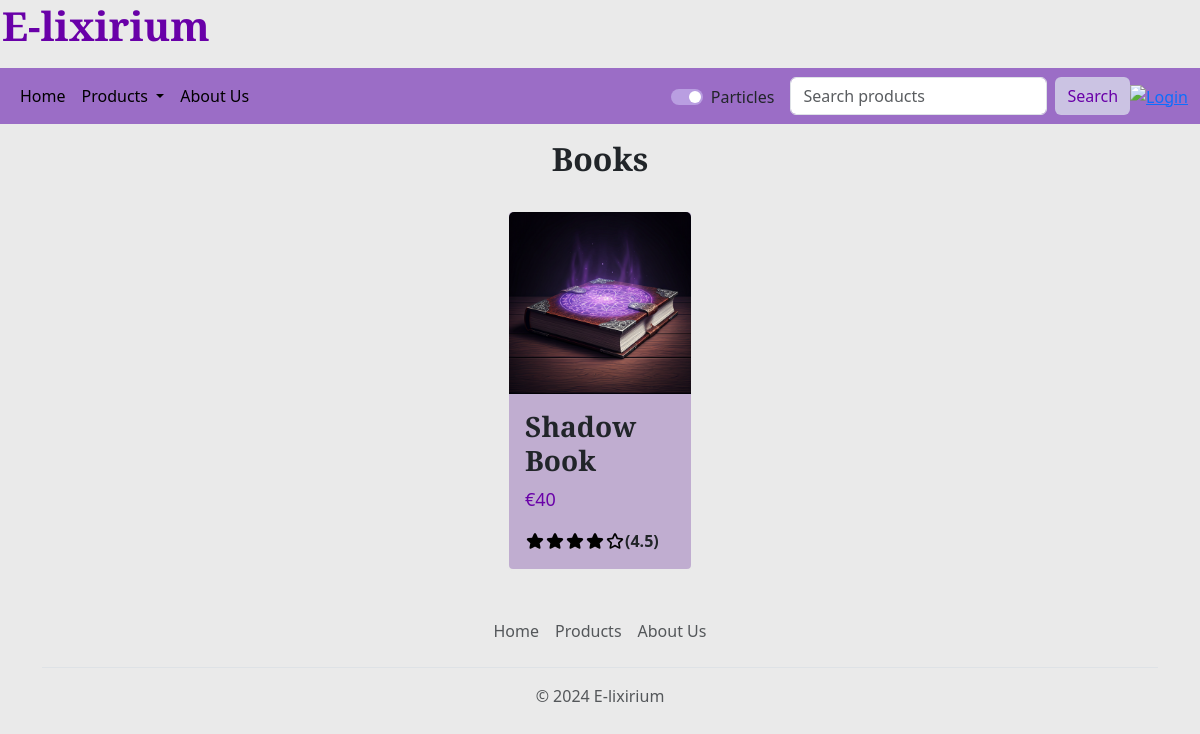
The page /?page=products&category=Books on the database its author committed.
### tables this page shows
create table PRODUCT (
     name char(30) not null,
     id_product int not null auto_increment,
     description varchar(300) not null,
     image_name char(50) not null,
     price float not null,
     amount_left int not null,
     duration varchar(30) not null,
     stars float not null,
     constraint ID_PRODUCT_ID primary key (id_product));

### src/index.php (called while the page is built, shortened)
<?php
require_once 'bootstrap.php';
$templateParams["title"] = "E-lixirium - Home";
$templateParams["js"] = array("global.js");
$templateParams["categories"] = $dbh->getCategories();
switch ($_GET["page"]) {
    case "products":
        foreach ($dbh->getCategories() as $category) {
            $categories[] = $category["name"];
        }
        $templateParams["title"] = "E-lixirium - Products";
        if (isset($_GET["category"]) && in_array($_GET["category"], $categories)) {
            $templateParams["header"] = $_GET["category"];
            $templateParams["products"] = $dbh->getProductsOfCategory($_GET["category"]);
        } else {
            $templateParams["header"] = "All products";
            $templateParams["products"] = $dbh->getProducts();
        }
        $templateParams["content"] = "product-list.php";
        break;
}
require 'template/base.php';
?>

### src/utils/functions.php (called while the page is built, shortened)
<?php
function isUserLoggedIn()
{
    return isset($_SESSION["logged"]) && isset($_SESSION["admin"]) && $_SESSION["logged"] && !$_SESSION["admin"];
}
function isAdminLoggedIn()
{
    return isset($_SESSION["logged"]) && isset($_SESSION["admin"]) && $_SESSION["logged"] && $_SESSION["admin"];
}
?>

### src/db/database.php (called while the page is built, shortened)
<?php
class DatabaseHelper
{
    private $db;
    public function __construct($servername, $username, $password, $dbname, $port)
    {
        $this->db = new mysqli($servername, $username, $password, $dbname, $port);
    }
    public function getProductsOfCategory($category, $n = -1)
    {
        $query = "SELECT product.* FROM product, `is` WHERE product.id_product = is.id_product AND is.name = ? ORDER BY RAND()";
        $stmt = $this->db->prepare($query);
        if ($n > 0) {
            $stmt->bind_param('si', $category, $n);
        } else {
            $stmt->bind_param('s', $category);
        }
        $stmt->execute();
        $result = $stmt->get_result();
        return $result->fetch_all(MYSQLI_ASSOC);
    }
    public function getCategories($n = -1)
    {
        $query = "SELECT * FROM category ORDER BY RAND()";
        $stmt = $this->db->prepare($query);
        $stmt->execute();
        $result = $stmt->get_result();
        return $result->fetch_all(MYSQLI_ASSOC);
    }
}
?>

### src/bootstrap.php (called while the page is built, shortened)
<?php
require_once("utils/functions.php");
require_once("db/database.php");
$dbh = new DatabaseHelper("localhost", "root", "", "e-lixirium", 3306);
?>

### src/template/base.php (the view, shortened to what this page needs)
<!DOCTYPE html>
<html lang="it">
<head>
    <link href="https://cdn.jsdelivr.net/npm/bootstrap@5.3.3/dist/css/bootstrap.min.css" rel="stylesheet"
 />
    <link rel="stylesheet" type="text/css" href="./css/style.css" />
</head>
<body class="bg-platinum">
    <header class="magic-card d-inline-block">
        <a href="./?page=home" class="text-decoration-none">
            <h1 class="mb-0 text-purple">E-lixirium</h1>
            <div class="magic-particles"></div>
        </a>
    </header>
    <nav class="navbar navbar-expand-md bg-purple my-3">
        <div class="container-fluid">
            <div class="collapse navbar-collapse" id="navbarSupportedContent">
                <ul class="navbar-nav me-auto mb-2 mb-lg-0">
                    <li class="nav-item">
                        <a class="nav-link" href="./?page=home">Home</a>
                    </li>
                    <li class="nav-item dropdown">
                        <a class="nav-link dropdown-toggle" href="#" role="button" data-bs-toggle="dropdown"
                            aria-expanded="false">
                            Products
                        </a>
                    </li>
                    <li class="nav-item">
                        <a class="nav-link" href="./?page=about">About Us</a>
                    </li>
                </ul>
            </div>
            <div class="d-flex">
                <div class="form-check form-switch m-0 me-3 pt-2">
                    <input class="form-check-input border-0" type="checkbox" role="switch" id="particlesSwitch"
                        checked />
                    <label class="form-check-label" for="particlesSwitch">Particles</label>
                </div>
                <form class="d-flex" role="search" method="GET" action="search.php">
                    <input class="form-control me-2" type="search" placeholder="Search products" aria-label="Search"
                        name="value" id="search" />
                    <button class="btn bg-light-purple border-0 text-purple" type="submit">Search</button>
                </form>
            </div>
            <div class="nav-link d-none d-md-flex">
                <?php if (isUserLoggedIn()): ?>
                    <a href="./?page=cart"><img src="<?php echo UPLOAD_DIR ?>cart-speed.svg" alt="Shopping Cart" /></a>
                    <a href="./?page=orders"><img src="<?php echo UPLOAD_DIR ?>box-check.svg" alt="Orders" /></a>
                    <?php if ($dbh->checkNotifications()): ?>
                        <a href="./?page=notifications">
                            <img src="<?php echo UPLOAD_DIR ?>bell-active.svg" alt="Active bell" />
                        </a>
                    <?php else: ?>
                        <a href="./?page=notifications">
                            <img src="<?php echo UPLOAD_DIR ?>bell-inactive.svg" alt="Inactive bell" />
                        </a>
                    <?php endif; ?>
                    <a href="./?page=account"><img src="<?php echo UPLOAD_DIR ?>user.svg" alt="Account" /></a>
                    <a href="./?page=logout"><img src="<?php echo UPLOAD_DIR ?>sign-out.svg" alt="Logout" /></a>
                <?php else: ?>
                    <a href="./?page=login"><img src="<?php echo UPLOAD_DIR ?>sign-in.svg" alt="Login" /></a>
                <?php endif; ?>
            </div>
        </div>
    </nav>
    <main>
        <?php
        if (isset($templateParams["content"])) {
            require($templateParams["content"]);
        }
        ?>
    </main>
    <div class="container">
        <footer class="py-3 my-4">
            <ul class="nav justify-content-center border-bottom pb-3 mb-3">
                <li class="nav-item">
                    <a href="./?page=home" class="nav-link px-2 text-body-secondary">Home</a>
                </li>
                <li class="nav-item">
                    <a href="./?page=products" class="nav-link px-2 text-body-secondary">Products</a>
                </li>
                <li class="nav-item">
                    <a href="./?page=about" class="nav-link px-2 text-body-secondary">About Us</a>
                </li>
            </ul>
            <p class="text-center text-body-secondary">© 2024 E-lixirium</p>
        </footer>
    </div>
</body>
</html>

### src/template/product-list.php (shortened to what this page needs)
<?php if (isset($templateParams["header"])): ?>
    <h2 class="text-center"><?php echo $templateParams["header"]; ?></h2>
<?php endif; ?>
<div class="container-sm">
    <div
        class="row m-0 row-cols-2 row-cols-sm-3 row-cols-md-4 row-cols-lg-5 row-cols-xl-6 row-cols-xxl-7 justify-content-center">
        <?php foreach ($templateParams["products"] as $product): ?>
            <article class="card card-hover magic-card col p-0 g-4 bg-purple-gray">
                <img src="<?php echo UPLOAD_DIR . $product["image_name"]; ?>" class="card-img-top"
                    alt="<?php echo $product["image_name"]; ?>" />
                <div class="card-body">
                    <h3 class="card-title"><?php echo $product["name"]; ?></h3>
                    <p class="card-text text-purple">€<?php echo $product["price"] ?></p>
                    <div class="d-flex">
                        <?php
                        $stars = $product["stars"];
                        for ($i = 1; $i <= 5; $i++) {
                            if ($i <= $stars) {
                                echo "<img src='" . UPLOAD_DIR . "star-full.svg' alt='Filled star' />";
                            } else {
                                echo "<img src='" . UPLOAD_DIR . "star-empty.svg' alt='Empty star' />";
                            }
                        }
                        ?>
                        <p class="m-0 fw-semibold">(<?php echo $stars; ?>)</p>
                    </div>
                </div>
                <div class="magic-particles"></div>
            </article>
        <?php endforeach; ?>
    </div>
</div>

### src/css/style.css (style rules this page uses)
nav img { width: 40px; height: auto; }
article div img, section.col header img, div.container section.row img, div.container-fluid section div div div.card div.card-body div img { width: 20px; height: auto; }
h1, h2, h3 { font-family: 'Cinzel', 'Times New Roman', serif; font-weight: bold; }
.magic-card { position: relative; overflow: visible; border: 2px solid rgb(234, 234, 234); }
.magic-particles { position: absolute; top: 0; left: 0; width: 100%; height: 100%; pointer-events: none; }
input[type="checkbox"][role="switch"]:before, input[type="checkbox"][role="switch"]:focus { box-shadow: none !important; }
input[type="checkbox"][role="switch"]:checked { background-color: rgb(185, 158, 225); }
input[type="checkbox"][role="switch"] { background-color: rgb(203, 195, 227); }
.bg-purple { background-color: rgba(155, 109, 198, 1) !important; }
.bg-platinum { background-color: rgb(234, 234, 234) !important; }
.bg-light-purple { background-color: rgba(203, 195, 227, 1) !important; }
.bg-purple-gray { background-color: rgb(192, 173, 208) !important; }
.text-purple { color: rgb(105, 0, 168) !important; }
.nav-link { color: black; }
.card-text { font-size: large; font-weight: 500; }
.card-hover { transition: transform 0.3s ease; }

### rows shown on the page
product: image_name (picture), name "Shadow Book", price "40", stars "4.5"

### other values the page prints
$templateParams["header"] "Books"
